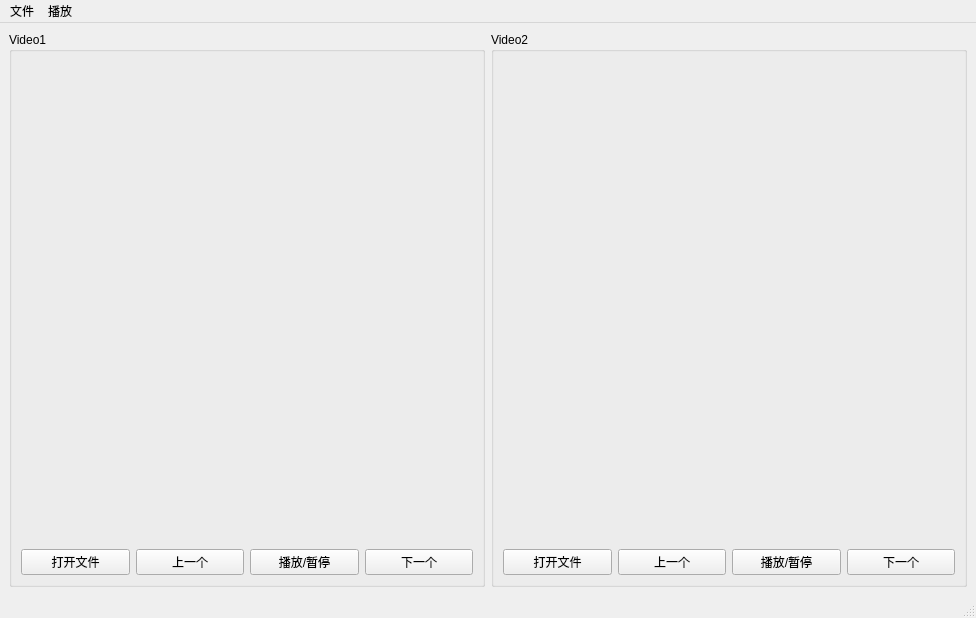
<?xml version="1.0" encoding="UTF-8"?>
<ui version="4.0">
 <class>MainWindow</class>
 <widget class="QMainWindow" name="MainWindow">
  <property name="geometry">
   <rect>
    <x>0</x>
    <y>0</y>
    <width>976</width>
    <height>618</height>
   </rect>
  </property>
  <property name="windowTitle">
   <string>MainWindow</string>
  </property>
  <widget class="QWidget" name="centralwidget">
   <layout class="QHBoxLayout" name="horizontalLayout_5">
    <item>
     <widget class="QGroupBox" name="VideoGroup2">
      <property name="title">
       <string>Video1</string>
      </property>
      <layout class="QHBoxLayout" name="horizontalLayout_3">
       <item>
        <layout class="QVBoxLayout" name="verticalLayout_2">
         <item>
          <widget class="QWidget" name="widget_2" native="true">
           <property name="enabled">
            <bool>true</bool>
           </property>
           <property name="sizePolicy">
            <sizepolicy hsizetype="Fixed" vsizetype="Fixed">
             <horstretch>0</horstretch>
             <verstretch>0</verstretch>
            </sizepolicy>
           </property>
           <property name="minimumSize">
            <size>
             <width>400</width>
             <height>300</height>
            </size>
           </property>
           <property name="maximumSize">
            <size>
             <width>2560</width>
             <height>1440</height>
            </size>
           </property>
          </widget>
         </item>
         <item>
          <layout class="QHBoxLayout" name="horizontalLayout_4">
           <item>
            <widget class="PushButton" name="PB_OpenFile_1">
             <property name="text">
              <string>打开文件</string>
             </property>
            </widget>
           </item>
           <item>
            <widget class="PushButton" name="PB_Pre_1">
             <property name="text">
              <string>上一个</string>
             </property>
            </widget>
           </item>
           <item>
            <widget class="PushButton" name="PB_Play_Pause_1">
             <property name="text">
              <string>播放/暂停</string>
             </property>
            </widget>
           </item>
           <item>
            <widget class="PushButton" name="PB_Next_1">
             <property name="text">
              <string>下一个</string>
             </property>
            </widget>
           </item>
          </layout>
         </item>
        </layout>
       </item>
      </layout>
     </widget>
    </item>
    <item>
     <widget class="QGroupBox" name="VideoGroup1">
      <property name="title">
       <string>Video2</string>
      </property>
      <layout class="QHBoxLayout" name="horizontalLayout_2">
       <item>
        <layout class="QVBoxLayout" name="verticalLayout">
         <item>
          <widget class="QWidget" name="widget" native="true">
           <property name="enabled">
            <bool>true</bool>
           </property>
           <property name="sizePolicy">
            <sizepolicy hsizetype="Fixed" vsizetype="Fixed">
             <horstretch>0</horstretch>
             <verstretch>0</verstretch>
            </sizepolicy>
           </property>
           <property name="minimumSize">
            <size>
             <width>400</width>
             <height>300</height>
            </size>
           </property>
           <property name="maximumSize">
            <size>
             <width>2560</width>
             <height>1440</height>
            </size>
           </property>
          </widget>
         </item>
         <item>
          <layout class="QHBoxLayout" name="horizontalLayout">
           <item>
            <widget class="PushButton" name="PB_OpenFile_2">
             <property name="text">
              <string>打开文件</string>
             </property>
            </widget>
           </item>
           <item>
            <widget class="PushButton" name="PB_Pre_2">
             <property name="text">
              <string>上一个</string>
             </property>
            </widget>
           </item>
           <item>
            <widget class="PushButton" name="PB_Play_Pause_2">
             <property name="text">
              <string>播放/暂停</string>
             </property>
            </widget>
           </item>
           <item>
            <widget class="PushButton" name="PB_Next_2">
             <property name="text">
              <string>下一个</string>
             </property>
            </widget>
           </item>
          </layout>
         </item>
        </layout>
       </item>
      </layout>
     </widget>
    </item>
   </layout>
  </widget>
  <widget class="QMenuBar" name="menubar">
   <property name="geometry">
    <rect>
     <x>0</x>
     <y>0</y>
     <width>976</width>
     <height>22</height>
    </rect>
   </property>
   <widget class="QMenu" name="menu">
    <property name="title">
     <string>文件</string>
    </property>
    <addaction name="action_OpenFile"/>
   </widget>
   <widget class="QMenu" name="menu_2">
    <property name="title">
     <string>播放</string>
    </property>
    <addaction name="action_Play"/>
    <addaction name="action_Pause"/>
    <addaction name="action_Stop"/>
    <addaction name="action_Play_all"/>
    <addaction name="action_Stopall"/>
   </widget>
   <addaction name="menu"/>
   <addaction name="menu_2"/>
  </widget>
  <widget class="QStatusBar" name="statusbar"/>
  <action name="action_OpenFile">
   <property name="text">
    <string>打开文件</string>
   </property>
  </action>
  <action name="action_Play">
   <property name="text">
    <string>播放</string>
   </property>
  </action>
  <action name="action_Pause">
   <property name="text">
    <string>暂停</string>
   </property>
  </action>
  <action name="action_Stop">
   <property name="text">
    <string>停止</string>
   </property>
  </action>
  <action name="action_Play_all">
   <property name="text">
    <string>全部播放/暂停</string>
   </property>
  </action>
  <action name="action_Stopall">
   <property name="text">
    <string>全部停止</string>
   </property>
  </action>
 </widget>
 <customwidgets>
  <customwidget>
   <class>PushButton</class>
   <extends>QPushButton</extends>
   <header>qfluentwidgets</header>
  </customwidget>
 </customwidgets>
 <resources/>
 <connections/>
</ui>
